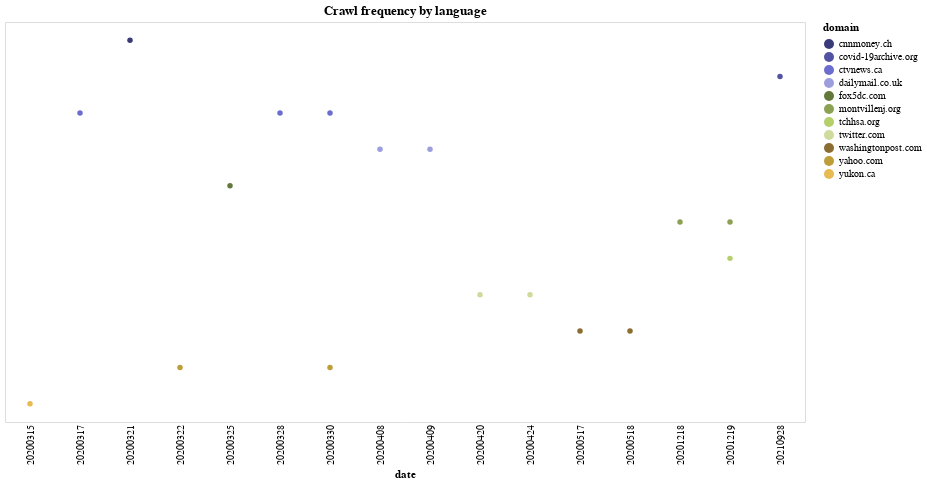

Notebook code cell kept with this figure:
### Code cell
# Let's try a scatter plot
# source = data.cars()


# Another example of altair chart, in the form of a flowchart
alt.data_transformers.disable_max_rows()

selection = alt.selection_multi(fields=['language'], bind='legend')

crawl_stream = (
    alt.Chart(web_pages_topDomain)
        .mark_circle()
        .encode(
            alt.Tooltip("domain"),
            alt.X('date:O',
                axis=alt.Axis(domain=False, tickSize=0)
            ),
            alt.Y('domain:O', stack='center', axis=None),
            alt.Color('domain:N',
                scale=alt.Scale(scheme='category20b'),
            ),
            opacity=alt.condition(selection, alt.value(1), alt.value(0.2))
    ).interactive().add_selection(
            selection
        )
)

crawl_stream.properties(width=800, height=400, title="Crawl frequency by language")

### Figure 1 — Vega-Lite specification as saved in the notebook (floating-point values rounded to 4 significant figures)
{"config": {"view": {"continuousWidth": 400, "continuousHeight": 300}}, "data": {"name": "data-6f9697548090c97df0afc0c80bd3e504"}, "mark": "circle", "encoding": {"color": {"type": "nominal", "field": "domain", "scale": {"scheme": "category20b"}}, "opacity": {"condition": {"value": 1, "selection": "selector003"}, "value": 0.2}, "tooltip": {"type": "nominal", "field": "domain"}, "x": {"type": "ordinal", "axis": {"domain": false, "tickSize": 0}, "field": "date"}, "y": {"type": "ordinal", "axis": null, "field": "domain", "stack": "center"}}, "height": 400, "selection": {"selector004": {"type": "interval", "bind": "scales", "encodings": ["x", "y"]}, "selector003": {"type": "multi", "fields": ["language"], "bind": "legend"}}, "title": "Crawl frequency by language", "width": 800, "$schema": "https://vega.github.io/schema/vega-lite/v4.8.1.json", "datasets": {"data-6f9697548090c97df0afc0c80bd3e504": [{"domain": "washingtonpost.com", "date": 20200518, "0": 265}, {"domain": "tchhsa.org", "date": 20201219, "0": 206}, {"domain": "washingtonpost.com", "date": 20200517, "0": 138}, {"domain": "montvillenj.org", "date": 20201219, "0": 85}, {"domain": "covid-19archive.org", "date": 20210928, "0": 76}, {"domain": "yahoo.com", "date": 20200322, "0": 54}, {"domain": "twitter.com", "date": 20200420, "0": 50}, {"domain": "montvillenj.org", "date": 20201218, "0": 49}, {"domain": "twitter.com", "date": 20200424, "0": 49}, {"domain": "cnnmoney.ch", "date": 20200321, "0": 40}, {"domain": "dailymail.co.uk", "date": 20200408, "0": 35}, {"domain": "dailymail.co.uk", "date": 20200409, "0": 33}, {"domain": "yahoo.com", "date": 20200330, "0": 33}, {"domain": "ctvnews.ca", "date": 20200328, "0": 26}, {"domain": "ctvnews.ca", "date": 20200330, "0": 23}, {"domain": "fox5dc.com", "date": 20200325, "0": 23}, {"domain": "ctvnews.ca", "date": 20200317, "0": 22}, {"domain": "yukon.ca", "date": 20200315, "0": 22}]}}
